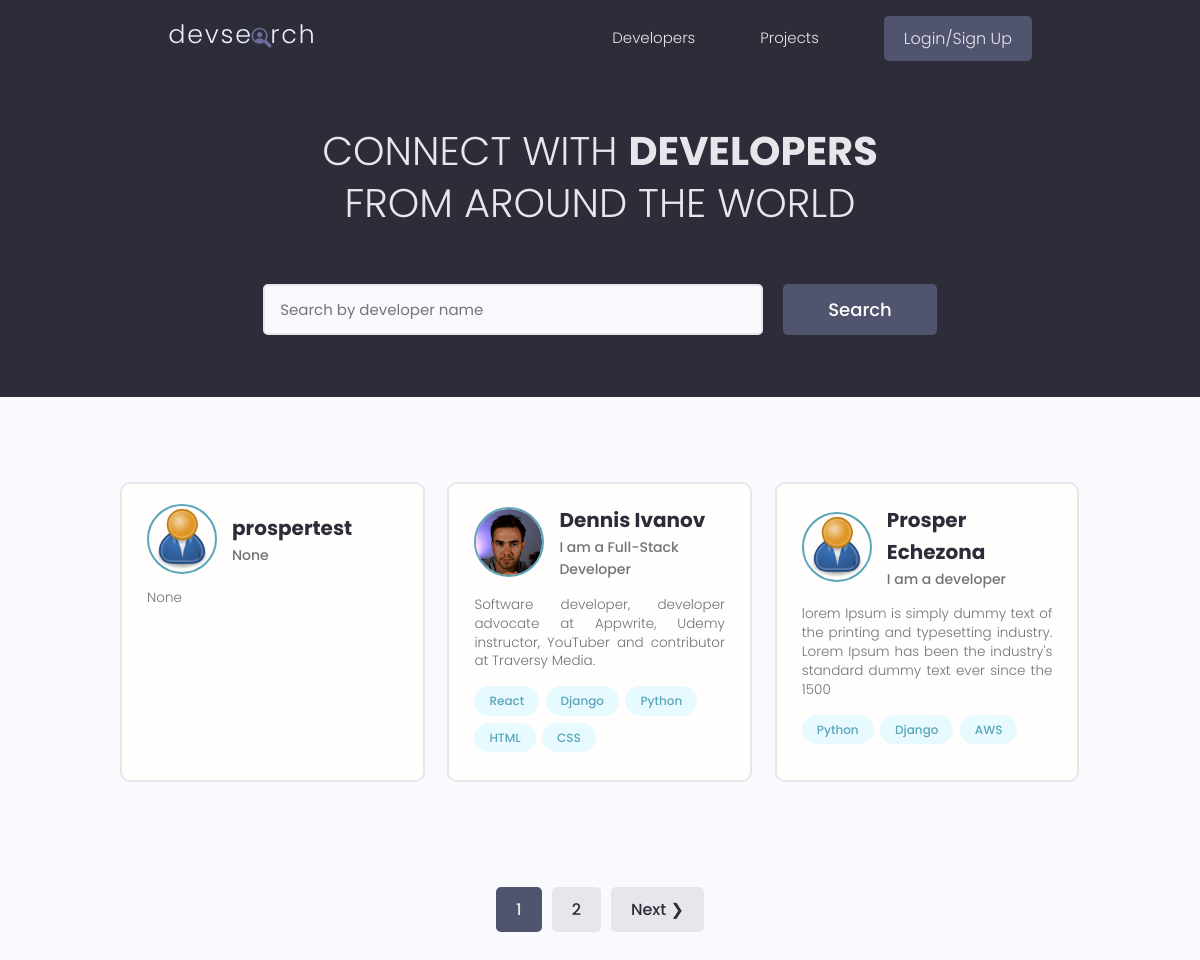
The page / on the database its author committed.
### users/models.py (models this page shows, shortened)
class Profile(models.Model):
    user = models.OneToOneField(User, on_delete=models.CASCADE, null=True, blank=True)
    name = models.CharField(max_length=200, null=True, blank=True)
    email = models.EmailField(max_length=500, blank=True, null=True)
    username = models.CharField(max_length=200, null=True, blank=True)
    location = models.CharField(max_length=200, null=True, blank=True)
    short_intro = models.CharField(max_length=200, null=True, blank=True)
    bio = models.TextField(null=True, blank=True)
    profile_image = models.ImageField(null=True, blank=True, upload_to='profiles/', default='profiles/user-default.png')
    social_github = models.CharField(max_length=200, null=True, blank=True)
    social_twitter = models.CharField(max_length=200, null=True, blank=True)
    social_linkedin = models.CharField(max_length=200, null=True, blank=True)
    social_youtube = models.CharField(max_length=200, null=True, blank=True)
    social_website = models.CharField(max_length=200, null=True, blank=True)
    created = models.DateField(auto_now_add=True)
    id = models.UUIDField(default=uuid.uuid4, unique=True, primary_key=True, editable=False)

class Skill(models.Model):
    owner = models.ForeignKey(Profile, on_delete=models.CASCADE, null=True, blank=True)
    name =  models.CharField(max_length=200, null=True, blank=True)
    description = models.TextField(null=True, blank=True)
    created = models.DateField(auto_now_add=True)
    id = models.UUIDField(default=uuid.uuid4, unique=True, primary_key=True, editable=False)
    def __str__(self):
        return str(self.name)

### users/views.py (the view)
# urls.py: path('', views.profiles, name="profiles"),
def profiles(request):
    profiles, text = searchProfiles(request)
    custom_range, profiles = paginateProfiles(request, profiles, 3)
    context = {'profiles': profiles, 'text':text, 'custom_range':custom_range}
    return render(request, 'users/profiles.html', context)

### users/utils.py (called while the page is built)
def paginateProfiles(request, profiles, result):
    page = request.GET.get('page')
    paginator = Paginator(profiles, result)
    try:
        profiles = paginator.page(page)
    except PageNotAnInteger:
        page = 1
        profiles = paginator.page(page)
    except EmptyPage:
        page = paginator.num_pages
        profiles = paginator.page(page)
    leftIndex = (int(page) - 4)
    if leftIndex < 1:
        leftIndex = 1
    rightIndex = (int(page) + 5)
    if rightIndex > paginator.num_pages:
        rightIndex = paginator.num_pages + 1
    custom_range = range(leftIndex, rightIndex)
    return custom_range, profiles

def searchProfiles(request):
    text = ''
    if request.GET.get("text"):
        text = request.GET.get("text")
    skills = Skill.objects.filter(name__icontains=text)
    profiles = Profile.objects.distinct().filter(
    Q(name__icontains=text) |
    Q(short_intro__icontains=text) |
    Q(skill__in=skills)
)
    return profiles, text

### users/templates/users/profiles.html (shortened to what this page needs)
{% extends "main.html" %}
{% block content %}
  <main class="home">
    <section class="hero-section text-center">
      <div class="container container--narrow">
        <div class="hero-section__box">
          <h2>CONNECT WITH <span>DEVELOPERS</span></h2>
          <h2>FROM AROUND THE WORLD</h2>
        </div>
        <div class="hero-section__search">
          <form id="searchForm" class="form" action="{% url 'profiles' %}" method="GET">
            <div class="form__field">
              <input class="input input--text" id="formInput#search" type="text" name="text"
                value ="{{text}}" placeholder="Search by developer name" />
            </div>
            <input class="btn btn--sub btn--lg" type="submit" value="Search" />
          </form>
        </div>
      </div>
    </section>
    <section class="devlist">
      <div class="container">
        <div class="grid grid--three">
          {% for profile in profiles %}
          <div class="column card">
            <div class="dev">
              <a href="{% url "user-profile"  profile.id %}" class="card__body">
                <div class="dev__profile">
                  <img class="avatar avatar--md" src="{{profile.profile_image.url}}" alt="image" />
                  <div class="dev__meta">
                    <h3>{{profile.name}}</h3>
                    <h5>{{profile.short_intro|slice:"60"}}</h5>
                  </div>
                </div>
                <p class="dev__info">{{profile.bio|slice:"150"}}</p>
                <div class="dev__skills">
                  {% for skill in profile.skill_set.all|slice:"5" %}
                  <span class="tag tag--pill tag--main">
                    <small>{{skill}}</small>
                  </span>
                  {% endfor %}
                </div>
              </a>
            </div>
          </div>
          {% endfor %}
        </div>
      </div>
    </section>
    {% include "pagination.html"  with query_set=profiles custom_range=custom_range %}
  </main>
{% endblock content %}

### static/styles/app.css (style rules this page uses)
:root { --color-sub: #2d2d39; }
.btn--sub { background-color: var(--color-sub-light); }
.card { border: 2px solid var(--color-light); }
img { width: 100%; }
.hero-section { height: 40vh; display: flex; align-items: center; background-color: var(--color-sub); }
.hero-section__box { margin-bottom: 4rem; }
.hero-section__box > h2, .hero-section__box > h2 > span { font-size: 4rem; color: var(--color-light); line-height: 1.3; text-transform: uppercase; }
.hero-section__box > h2 { font-weight: 300; }
.hero-section__box > h2 > span { font-weight: 700; }
.hero-section__search > .form { display: flex; align-items: center; justify-content: center; gap: 2rem; }
.hero-section__search > .form input.input--text { width: 50rem; }
.devlist { margin-top: 8rem; }
.devlist .grid { align-items: stretch; }
.devlist .dev .dev__profile { display: flex; align-items: center; gap: 1.5rem; }
.devlist .dev .dev__meta h3 { color: var(--color-sub); font-size: 2rem; font-weight: 700; }
.devlist .dev .dev__meta h5 { color: var(--color-text); font-size: 1.4rem; font-weight: 500; }
.devlist .dev .dev__info { margin: 1.5rem 0; font-size: 1.35rem; line-height: 1.4; text-align: justify; }

### static/uikit/styles/modules/_variables.css (style rules this page uses)
:root { --color-main: #5aa5b9; --color-main-light: #e6faff; --color-sub: #3f4156; --color-sub-light: #51546e; --color-sub-lighter: #ededfd; --color-text: #737373; --color-gray: #8b8b8b; --color-light: #e5e7eb; --color-light-gray: #767676; --color-bg: #f8fafd; --color-white: #fffefd; --color-white-light: #f3f3f3; --color-success: #359e64; --color-success-bg: #def8e8; --color-error: #fc4b0b; --color-error-bg: #fff2ee; --font-base: 'Poppins', arial, helvetica, 'Segoe UI', roboto, ubuntu, sans-serif; --font-monospace: 'Fira Code', 'Courier New', courier, monospace; --font-regular: 300; --font-medium: 500; --font-bold: 700; --generic-shadow: 1px 1px 5px #00000010; --generic-transition: all 0.3s ease-in-out; }

### static/uikit/styles/modules/_base.css (style rules this page uses)
* { margin: 0; padding: 0; box-sizing: border-box; text-rendering: optimizeLegibility; color: inherit; font-size: inherit; }
html { font-size: 50%; }
@media only screen and (min-width: 480px) { html { font-size: 56.25%; } }
@media only screen and (min-width: 1200px) { html { font-size: 62.5%; } }
body { line-height: 1.6; font-weight: 400; font-size: 1.5rem; color: var(--color-text); background-color: var(--color-bg); min-height: 100vh; }

### static/uikit/styles/modules/_typography.css (style rules this page uses)
* { font-family: var(--font-base); }
h2 { font-size: 3.6rem; font-weight: var(--font-bold); }
h3 { font-size: 3.2rem; font-weight: var(--font-medium); }
h5 { font-size: 2.4rem; font-weight: var(--font-medium); }
h5, h6 { font-weight: var(--font-regular); }
p, span, strong { font-size: 1.6rem; color: var(--color-text); font-weight: var(--font-regular); }
a { padding-bottom: 2px; text-decoration: none; display: inline-block; color: var(--color-main); font-weight: var(--font-medium); }

### static/uikit/styles/modules/_utilities.css (style rules this page uses)
.container { width: 92%; max-width: 165rem; margin: 0 auto; box-sizing: border-box; }
.container--narrow { width: 92%; max-width: 120rem; }
@media screen and (min-width: 1000px) { .container { width: 90%; } }
@media screen and (min-width: 1000px) { .container--narrow { width: 85%; } }
@media screen and (min-width: 1200px) { .container { width: 80%; } }
@media screen and (min-width: 1200px) { .container--narrow { width: 72%; } }
.text-center { text-align: center; }

### static/uikit/styles/modules/_avatar.css (style rules this page uses)
.avatar { border-radius: 50%; border: 2px solid var(--color-main); object-fit: cover; }
.avatar--md { height: 7rem; width: 7rem; }

### static/uikit/styles/modules/_button.css (style rules this page uses)
.btn { display: inline-block; position: relative; cursor: pointer; background-color: var(--color-light); font-weight: var(--font-medium); color: var(--color-sub); text-decoration: none; padding: 1rem 2rem; border-radius: 0.5rem; border: none; width: -webkit-fit-content; width: -moz-fit-content; width: fit-content; height: -webkit-fit-content; height: -moz-fit-content; height: fit-content; font-size: 1.6rem; outline-width: 0; outline-color: transparent; -webkit-backface-visibility: hidden; backface-visibility: hidden; transition: all 0.3s ease-in-out; }
.btn--sub { background-color: var(--color-sub); color: var(--color-white); }
.btn--lg { font-size: 1.8rem; padding: 1.2rem 4.5rem; }

### static/uikit/styles/modules/_card.css (style rules this page uses)
.card { border-radius: 1rem; background-color: var(--color-white); border: 1.5px solid var(--color-light); width: auto; height: auto; margin-top: 0.5rem; margin-bottom: 0.5rem; overflow: hidden; }
.card__body, .card__header { padding: 2rem 2.5rem; }

### rows shown on the page
Profile: profile_image (placeholder picture), name "prospertest", short_intro "None", bio "None"
Profile: profile_image (picture), name "Dennis Ivanov", short_intro "I am a Full-Stack Developer", bio "Software developer, developer advocate at Appwrite, Udemy instructor, YouTuber and contributor at Traversy Media."
Skill: name "React"
Skill: name "Django"
Skill: name "Python"
Skill: name "HTML"
Skill: name "CSS"
Profile: profile_image (placeholder picture), name "Prosper Echezona", short_intro "I am a developer", bio "lorem Ipsum is simply dummy text of the printing and typesetting industry. Lorem Ipsum has been the industry's standard dummy text ever since the 1500"
Skill: name "Python"
Skill: name "Django"
Skill: name "AWS"

### other values the page prints
{{ page }} "1"
{{ page }} "2"
